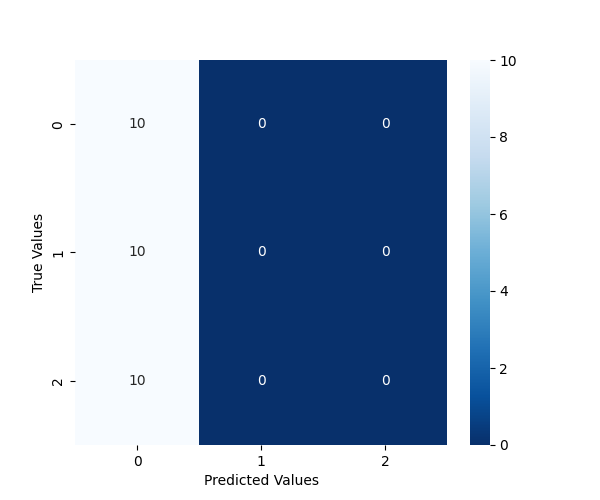

The script that saved this image:
from sklearn.model_selection import train_test_split
import pandas as pd
from transformers import BertTokenizer,BertModel, BertForSequenceClassification
from transformers import XLNetTokenizer, XLNetModel, XLNetForSequenceClassification
from transformers import RobertaTokenizer, RobertaModel, RobertaForSequenceClassification
from torch.utils.data import TensorDataset
import torch
from tqdm import tqdm
import numpy as np
from torch.utils.data import DataLoader
from transformers import get_linear_schedule_with_warmup
from torch.optim import AdamW
from sklearn.metrics import f1_score, accuracy_score
from sklearn.metrics import plot_confusion_matrix, confusion_matrix, classification_report, f1_score
import seaborn as sns
import matplotlib.pyplot as plt
import random

seed_val = 17
random.seed(seed_val)
np.random.seed(seed_val)
torch.manual_seed(seed_val)
torch.cuda.manual_seed_all(seed_val)
device = torch.device('cuda' if torch.cuda.is_available() else 'cpu')

# DATASET
DATASET_COLUMNS = ["target", "text"]
COLUMNS = ['title', 'id', 'category', 'transcript']
TRAIN_SIZE = 0.8

label_dict = {
    'computer science': 0,
    'biology': 1,
    'environmental studies': 2
}

df = pd.read_csv("./data.csv" , names=DATASET_COLUMNS, usecols = [2, 3], header=0)

print("Dataset size:", len(df))
# print(df)

# ax = sns.countplot(x=df['target'])
# ax.set_xticks(range(0,3))
# ax.set_title("Target Class Distribution in Dataset")
# ax.set_xticklabels(["CS","BIO", "ES"])
# ax.set_xlabel("Categories")
# plt.savefig('./figures/TotalDataDist.png')

DATASET_SIZE = len(df)
df['id'] = [i for i in range(1, DATASET_SIZE+1)]
df.set_index('id', inplace=True)

df['target'] = df['target'].map(label_dict)
X_train, X_test, y_train, y_test = train_test_split(df.index.values, df.target.values, test_size=0.20, random_state=42, stratify=df.target.values)

df['data_type'] = ['not_set']*df.shape[0]

df.loc[X_train, 'data_type'] = 'train'
df.loc[X_test, 'data_type'] = 'test'

# print(df.head())

# print(df.groupby(['target', 'data_type']).count())

def train_test_data(encodings):
    dataset_train = TensorDataset(encodings['train_encodings']['input_ids'], encodings['train_encodings']['attention_mask'],encodings['labels_train'])
    dataset_test = TensorDataset(encodings['test_encodings']['input_ids'], encodings['test_encodings']['attention_mask'],encodings['labels_test'])                                
    return (dataset_train, dataset_test)

def get_encodings(tokenizer, df):
    if tokenizer.pad_token is None:
        tokenizer.add_special_tokens({'pad_token': '[PAD]'})
        
    encoded_data_train = tokenizer.batch_encode_plus(
        df[df.data_type=='train'].text.values,
        add_special_tokens=True,
        return_attention_mask=True,
        pad_to_max_length=True,
        max_length=256,
        return_tensors='pt'
    )

    encoded_data_test = tokenizer.batch_encode_plus(
        df[df.data_type=='test'].text.values,
        add_special_tokens=True,
        return_attention_mask=True,
        pad_to_max_length=True,
        max_length=256,
        return_tensors='pt'
    )

    labels_train = torch.tensor(df[df.data_type=='train'].target.values)
    labels_test = torch.tensor(df[df.data_type=='test'].target.values)

    return {
        'train_encodings' : encoded_data_train,
        'labels_train'    : labels_train,
        'test_encodings'  : encoded_data_test,
        'labels_test'     : labels_test
    }

def f1_score_func(preds, labels):
    preds_flat = np.argmax(preds, axis=1).flatten()
    labels_flat = labels.flatten()
    return f1_score(labels_flat, preds_flat, average = 'macro')

def accuracy_score_func(preds, labels):
    preds_flat = np.argmax(preds, axis=1).flatten()
    labels_flat = labels.flatten()
    return accuracy_score(labels_flat, preds_flat)

def accuracy_per_class(preds, labels):
    label_dict_inverse = {v: k for k, v in label_dict.items()}
    
    preds_flat = np.argmax(preds, axis=1).flatten()
    labels_flat = labels.flatten()
    
    for label in np.unique(labels_flat):
        y_preds = preds_flat[labels_flat==label]
        y_true = labels_flat[labels_flat==label]
        print(f'Class: {label_dict_inverse[label]}')
        print(f'Accuracy:{len(y_preds[y_preds==label])}/{len(y_true)}\n')

def plot_cm(preds, labels, name='roberta'):
    # label_dict_inverse = {v: k for k, v in label_dict.items()}
    preds_flat = np.argmax(preds, axis=1).flatten()
    labels_flat = labels.flatten()
    fig = plt.figure(figsize=(6, 5))
    cm = confusion_matrix(labels_flat, preds_flat)
    cm_plot = sns.heatmap(cm, annot=True, cmap='Blues_r')
    cm_plot.set_xlabel('Predicted Values')
    cm_plot.set_ylabel('True Values')
    if name:
        fig.savefig(name+".png")

def report(preds, labels):
    preds_flat = np.argmax(preds, axis=1).flatten()
    labels_flat = labels.flatten()
    return classification_report(labels_flat, preds_flat)

def evaluate(model, dataloader_test):

    model.eval()
    
    loss_val_total = 0
    predictions, true_vals = [], []
    
    for batch in tqdm(dataloader_test):
        
        batch = tuple(b.to(device) for b in batch)
        
        inputs = {'input_ids':      batch[0],
                  'attention_mask': batch[1],
                  'labels':         batch[2],
                 }

        with torch.no_grad():        
            outputs = model(**inputs)
            
        loss = outputs[0]
        logits = outputs[1]
        loss_val_total += loss.item()

        logits = logits.detach().cpu().numpy()
        label_ids = inputs['labels'].cpu().numpy()
        predictions.append(logits)
        true_vals.append(label_ids)
    
    loss_val_avg = loss_val_total/len(dataloader_test) 
    
    predictions = np.concatenate(predictions, axis=0)
    true_vals = np.concatenate(true_vals, axis=0)
            
    return loss_val_avg, predictions, true_vals

def model_trainer(model, train_data, test_data, optimizer_params=None):
    optimizer = AdamW(
        model.parameters(),
        **optimizer_params
    )

    scheduler = get_linear_schedule_with_warmup(
        optimizer,
        num_warmup_steps=0,
        num_training_steps = len(train_data)
    )

    model.to(device)

    model.train()
    loss_train_total = 0
    progress_bar = tqdm(train_data)

    for batch in progress_bar:
        model.zero_grad()
        batch = tuple(b.to(device) for b in batch)
        inputs = {
            'input_ids': batch[0],
            'attention_mask': batch[1],
            'labels': batch[2]
        }
        outputs = model(**inputs)
        loss = outputs[0]
        loss_train_total +=loss.item()
        loss.backward()
        torch.nn.utils.clip_grad_norm_(model.parameters(), 1.0)

        optimizer.step()
        scheduler.step()
        
        progress_bar.set_postfix({'training_loss': '{:.3f}'.format(loss.item()/len(batch))})     
        
    tqdm.write('='*15)
    #torch.save(model.state_dict(), f'Models/BERT_ft.model')
    loss_train_avg = loss_train_total/len(train_data)
    tqdm.write(f'Training loss: {loss_train_avg}')
    
    test_loss, predictions, true_vals = evaluate(model, test_data)
    test_f1 = f1_score_func(predictions, true_vals)
    test_accuracy = accuracy_score_func(predictions, true_vals)
    plot_cm(predictions, true_vals)
    tqdm.write(f'Test loss: {test_loss}')
    tqdm.write(f'F1 Score (Macro): {test_f1}')
    tqdm.write(f'Accuracy Score: {test_accuracy}')
    tqdm.write(report(predictions, true_vals))



roberta_tokenizer = RobertaTokenizer.from_pretrained('roberta-base')
roberta_encodings = get_encodings(roberta_tokenizer, df)
roberta_train, roberta_test = train_test_data(roberta_encodings)
roberta_dataloader_train = DataLoader(
    roberta_train,
    batch_size = 4
)

roberta_dataloader_test = DataLoader(
    roberta_test,
    batch_size = 4
)

roberta_optimizer_params = {
    'lr' : 3e-5
}
roberta_model = RobertaForSequenceClassification.from_pretrained('roberta-base', num_labels = 3)
model_trainer(roberta_model, roberta_dataloader_train, roberta_dataloader_test, roberta_optimizer_params)

